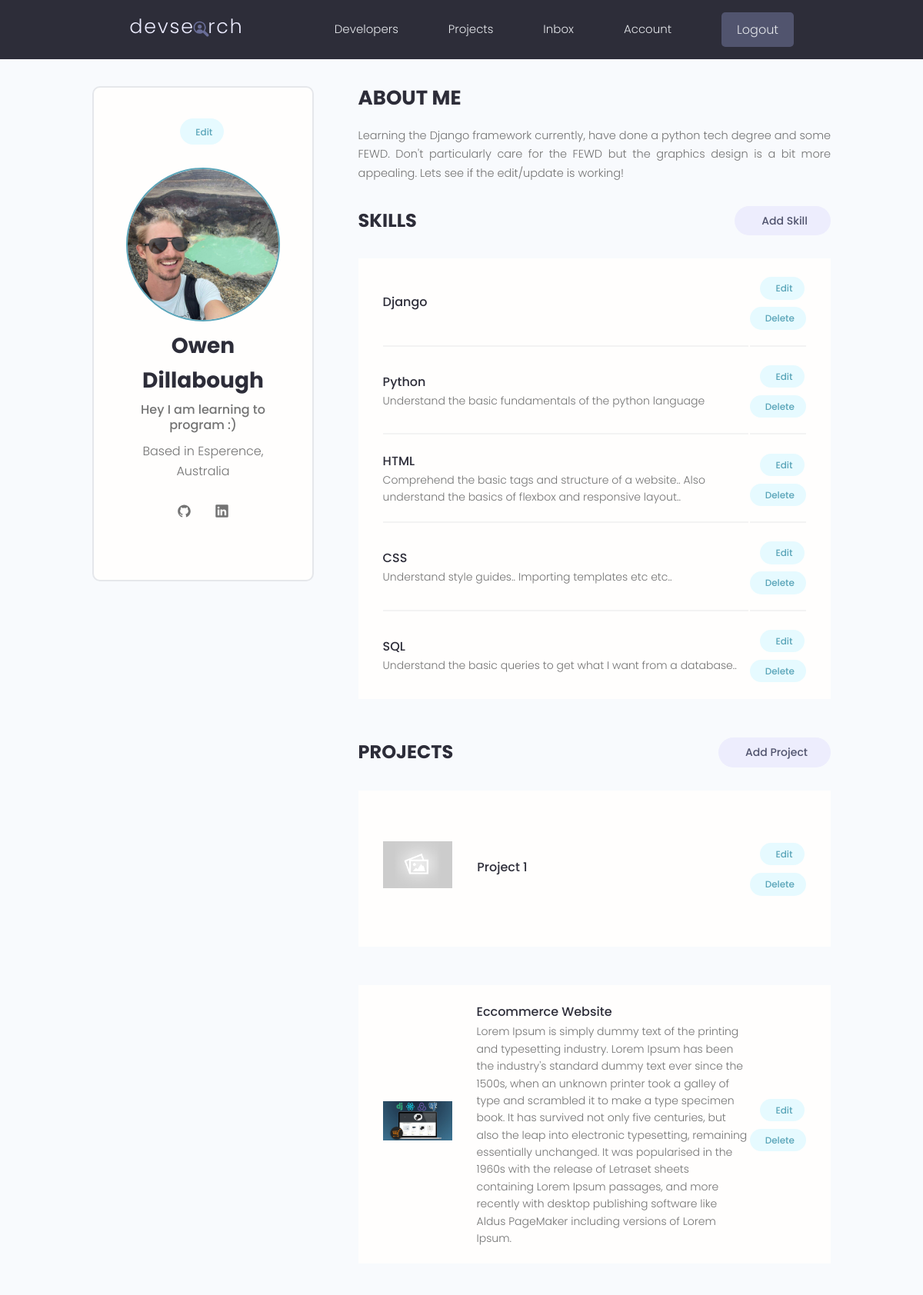
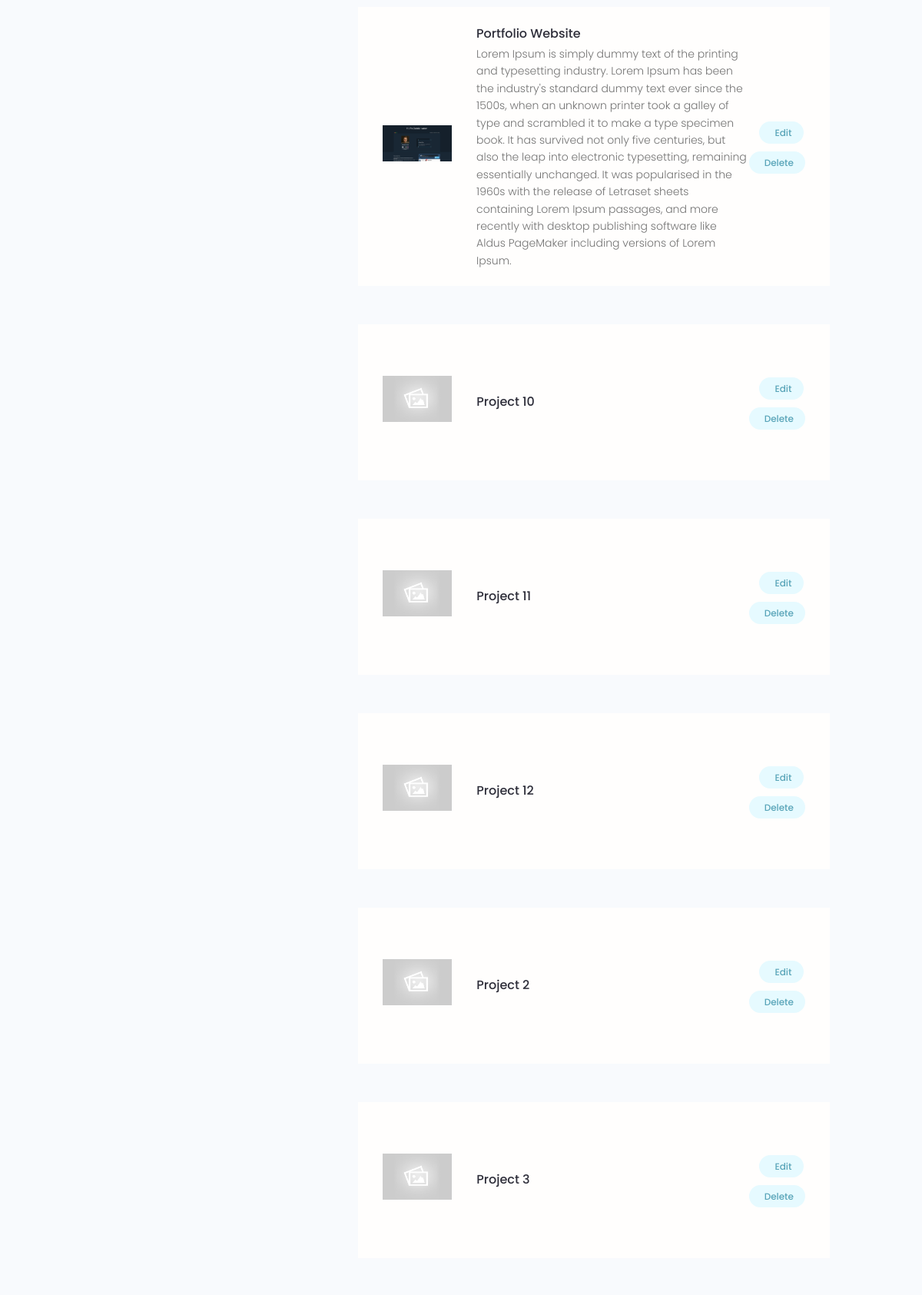
The app's page /account/ (signed in, upper part) with its own data (2 pictures, top to bottom).
### users/models.py (models this page shows, shortened)
class Profile(models.Model):
    user = models.OneToOneField(User, on_delete=models.CASCADE,
                                null=True, blank=True)
    name = models.CharField(max_length=200, blank=True, null=True)
    email = models.EmailField(max_length=500, blank=True, null=True)
    username = models.CharField(max_length=200, blank=True, null=True)
    location = models.CharField(max_length=200, blank=True, null=True)
    short_intro = models.CharField(max_length=500, blank=True, null=True)
    bio = models.TextField(blank=True, null=True)
    profile_image = models.ImageField(null=True, blank=True, upload_to='profiles/',
                                        default='profiles/user-default.png')
    social_github = models.CharField(max_length=200, blank=True, null=True)
    social_linkedin = models.CharField(max_length=200, blank=True, null=True)
    social_twitter = models.CharField(max_length=200, blank=True, null=True)
    social_youtube = models.CharField(max_length=200, blank=True, null=True)
    created = models.DateTimeField(auto_now_add=True)
    id = models.UUIDField(default=uuid.uuid4, unique=True,
                            primary_key=True, editable=False)

class Skill(models.Model):
    owner = models.ForeignKey(Profile, on_delete=models.CASCADE,
                                null=True, blank=True)
    name = name = models.CharField(max_length=200, blank=True, null=True)
    description = models.TextField(blank=True, null=True)
    created = models.DateTimeField(auto_now_add=True)

### projects/models.py (models this page shows, shortened)
class Project(models.Model):
    owner = models.ForeignKey(Profile, null=True, blank=True,
                                on_delete=models.SET_NULL)
    title = models.CharField(max_length=200)
    description = models.TextField(null=True, blank=True)
    featured_image = models.ImageField(null=True, blank=True, default="default.jpg")
    demo_link = models.CharField(max_length=2000, null=True, blank=True)
    source_link = models.CharField(max_length = 2000, null=True, blank=True)
    tags = models.ManyToManyField('Tag', blank=True)
    vote_total = models.IntegerField(default=0, null=True, blank=True)
    vote_ratio = models.IntegerField(default=0, null=True, blank=True)
    created = models.DateTimeField(auto_now_add=True)
    id = models.UUIDField(default=uuid.uuid4, unique=True,
                            primary_key=True, editable=False)
    class Meta:
        ordering = ['-vote_ratio', '-vote_total', 'title']

### users/views.py (the view)
# urls.py: path('account/', views.userAccount, name='account'),
@login_required(login_url='login')
def userAccount(request):
    profile = request.user.profile
    skills = profile.skill_set.all()
    projects = profile.project_set.all()
    context = {'profile': profile, 'skills': skills, 'projects': projects}
    return render(request, 'users/account.html', context)

### users/templates/users/account.html (shortened to what this page needs)
{% extends 'main.html' %}
{% block content %}
  <main class="settingsPage profile my-md">
    <div class="container">
      <div class="layout">
        <div class="column column--1of3">
          <div class="card text-center">
            <div class="card__body dev">
              <a class="tag tag--pill tag--main settings__btn" href="{% url 'edit-account' %}"> Edit</a>
              <img class="avatar avatar--xl dev__avatar" src="{{profile.profile_image.url}}" />
              <h2 class="dev__name">{{profile.name}}</h2>
              <p class="dev__title">{{profile.short_intro}}</p>
              <p class="dev__location">Based in {{profile.location}}</p>
              <ul class="dev__social">
                {% if profile.social_github %}
                <li>
                  <a title="Github" href="https://github.com/Freedomcoding101" target="_blank"><span class="ant-design--github-outlined"></span></a>
                </li>
                {% endif %}
                {% if profile.social_linkedin %}
                <li>
                  <a title="LinkedIn" href="#" target="_blank"><span class="radix-icons--linkedin-logo"></span></a>
                </li>
                {% endif %}
              </ul>
            </div>
          </div>
        </div>
        <div class="column column--2of3">
          <div class="devInfo">
            <h3 class="devInfo__title">About Me</h3>
            <p class="devInfo__about">
              {{profile.bio}}
            </p>
          </div>
          <div class="settings">
            <h3 class="settings__title">Skills</h3>
            <a class="tag tag--pill tag--sub settings__btn tag--lg" href="{% url 'create-skill' %}"> Add Skill</a>
          </div>
          <table class="settings__table">
            {% for skill in skills %}
            <tr>
              <td class="settings__tableInfo">
                <h4>{{skill.name}}</h4>
                <p>
                  {{skill.description}}
                </p>
              </td>
              <td class="settings__tableActions">
                <a class="tag tag--pill tag--main settings__btn" href="{% url 'edit-skill' skill.id %}"> Edit</a>
                <a class="tag tag--pill tag--main settings__btn" href="{% url 'delete-skill' skill.id %}?next=/account">
                  Delete</a>
              </td>
            </tr>
            {% endfor %}
          </table>
          <div class="settings">
            <h3 class="settings__title">Projects</h3>
            <a class="tag tag--pill tag--sub settings__btn tag--lg" href="{% url 'create-project' %}"> Add Project</a>
          </div>
          {% for project in projects %}
          <table class="settings__table">
            <tr>
              <td class="settings__thumbnail">
                <a href="{% url 'project' project.id %}"><img src="{{ project.featured_image.url }}" alt="Project Thumbnail" /></a>
              </td>
              <td class="settings__tableInfo">
                <a href="{% url 'project' project.id %}">{{project.title}}</a>
                <p>
                  {{project.description}}
                </p>
              </td>
              <td class="settings__tableActions">
                <a class="tag tag--pill tag--main settings__btn" href="{% url 'update-project' project.id %}"> Edit</a>
                <a class="tag tag--pill tag--main settings__btn" href="{% url 'delete-project' project.id %}?next=/account">
                  Delete</a>
              </td>
            </tr>
            {% endfor %}
          </table>
        </div>
      </div>
    </div>
  </main>
{% endblock %}

### static/styles/app.css (style rules this page uses)
:root { --color-sub: #2d2d39; }
.card { border: 2px solid var(--color-light); }
img { width: 100%; }
.profile .card > .dev { padding: 4rem; }
.dev__avatar { display: block; margin: auto; }
.dev__name { color: var(--color-sub); font-size: 2.8rem; font-weight: 700; margin-top: 1rem; margin-bottom: 0.5rem; }
.dev__title { font-size: 1.6rem; font-weight: 500; line-height: 1.3; }
.dev__location { margin-top: 1rem; }
.dev__social { margin: 3rem 0; list-style: none; display: flex; justify-content: center; gap: 1.5rem; }
.devInfo { margin-bottom: 3rem; }
.devInfo__title, .devInfo__subtitle { font-size: 2.6rem; color: var(--color-sub); text-transform: uppercase; font-weight: 700; margin-bottom: 1.5rem; }
.devInfo__about, .devSkill__info { font-size: 1.45rem; line-height: 1.7; text-align: justify; }
.settingsPage .dev > .settings__btn { display: inline-block; margin-bottom: 3rem; }
.settings { display: flex; justify-content: space-between; align-items: center; }
.settings__title { font-size: 2.4rem; text-transform: uppercase; font-weight: 700; color: var(--color-sub); }
.settings__table { margin-top: 3rem; margin-bottom: 5rem; padding: 0 3rem; background: var(--color-white); }
.settings__table tr { width: 100%; }
.settings__table tr > td { padding: 2rem 0; }
.settings__table tr:not(:last-child) td { border-bottom: 2px solid var(--color-white-light); }
.settings__thumbnail { width: 23%; min-width: 10rem; }
.settings__thumbnail img { padding-right: 3rem; height: 15rem; object-fit: contain; }
.settings__tableInfo { width: 100%; }
.settings__tableInfo h4, .settings__tableInfo a { padding-right: 1rem; width: auto; font-size: 1.6rem; font-weight: 500; color: var(--color-sub); }
.settings__tableInfo p { font-size: 1.4rem; }
.settings__tableActions { text-align: right; }

### static/uikit/styles/modules/_variables.css (style rules this page uses)
:root { --color-main: #5aa5b9; --color-main-light: #e6faff; --color-sub: #3f4156; --color-sub-light: #51546e; --color-sub-lighter: #ededfd; --color-text: #737373; --color-gray: #8b8b8b; --color-light: #e5e7eb; --color-light-gray: #767676; --color-bg: #f8fafd; --color-white: #fffefd; --color-white-light: #f3f3f3; --color-success: #359e64; --color-success-bg: #def8e8; --color-error: #fc4b0b; --color-error-bg: #fff2ee; --font-base: 'Poppins', arial, helvetica, 'Segoe UI', roboto, ubuntu, sans-serif; --font-monospace: 'Fira Code', 'Courier New', courier, monospace; --font-regular: 300; --font-medium: 500; --font-bold: 700; --generic-shadow: 1px 1px 5px #00000010; --generic-transition: all 0.3s ease-in-out; }

### static/uikit/styles/modules/_base.css (style rules this page uses)
* { margin: 0; padding: 0; box-sizing: border-box; text-rendering: optimizeLegibility; color: inherit; font-size: inherit; }
html { font-size: 50%; }
@media only screen and (min-width: 480px) { html { font-size: 56.25%; } }
@media only screen and (min-width: 1200px) { html { font-size: 62.5%; } }
body { line-height: 1.6; font-weight: 400; font-size: 1.5rem; color: var(--color-text); background-color: var(--color-bg); min-height: 100vh; }

### static/uikit/styles/modules/_typography.css (style rules this page uses)
* { font-family: var(--font-base); }
h2 { font-size: 3.6rem; font-weight: var(--font-bold); }
h3 { font-size: 3.2rem; font-weight: var(--font-medium); }
h4 { font-size: 2.8rem; font-weight: var(--font-medium); }
p, span, strong { font-size: 1.6rem; color: var(--color-text); font-weight: var(--font-regular); }
a { padding-bottom: 2px; text-decoration: none; display: inline-block; color: var(--color-main); font-weight: var(--font-medium); }

### static/uikit/styles/modules/_utilities.css (style rules this page uses)
.container { width: 92%; max-width: 165rem; margin: 0 auto; box-sizing: border-box; }
@media screen and (min-width: 1000px) { .container { width: 90%; } }
@media screen and (min-width: 1200px) { .container { width: 80%; } }
.text-center { text-align: center; }
.my-md { margin: 3rem auto; }

### static/uikit/styles/modules/_avatar.css (style rules this page uses)
.avatar { border-radius: 50%; border: 2px solid var(--color-main); object-fit: cover; }
.avatar--xl { height: 20rem; width: 20rem; }

### static/uikit/styles/modules/_card.css (style rules this page uses)
.card { border-radius: 1rem; background-color: var(--color-white); border: 1.5px solid var(--color-light); width: auto; height: auto; margin-top: 0.5rem; margin-bottom: 0.5rem; overflow: hidden; }
.card__body, .card__header { padding: 2rem 2.5rem; }

### static/uikit/styles/modules/_layout.css (style rules this page uses)
.layout { display: flex; flex-flow: row wrap; justify-content: space-between; }
.layout > .column { margin-bottom: 3rem; }
.layout > .column.column--1of3 { flex-basis: 30%; }
.layout > .column.column--2of3 { flex-basis: 64%; }

### records on screen
Profile: profile_image (picture), name "Owen Dillabough", short_intro "Hey I am learning to program :)", location "Esperence, Australia", bio "Learning the Django framework currently, have done a python tech degree and some FEWD. Don't particularly care for the FEWD but the graphics design is a bit more appealing. Lets see if the edit/update is working!"
Skill: name "Django"
Skill: name "Python", description "Understand the basic fundamentals of the python language"
Skill: name "HTML", description "Comprehend the basic tags and structure of a website.. Also understand the basics of flexbox and responsive layout.."
Skill: name "CSS", description "Understand style guides.. Importing templates etc etc.."
Skill: name "SQL", description "Understand the basic queries to get what I want from a database.."
Project: featured_image (placeholder picture), title "Project 1"
Project: featured_image (picture), title "Eccommerce Website", description "Lorem Ipsum is simply dummy text of the printing and typesetting industry. Lorem Ipsum has been the industry's standard dummy text ever since the 1500s, when an unknown printer took a galley of type and scrambled it to make a type specimen book. It has survived not only five centuries, but also the leap into electronic typesetting, remaining essentially unchanged. It was popularised in the 1960s with the release of Letraset sheets containing Lorem Ipsum passages, and more recently with desktop publishing software like Aldus PageMaker including versions of Lorem Ipsum."
Project: featured_image (picture), title "Portfolio Website", description "Lorem Ipsum is simply dummy text of the printing and typesetting industry. Lorem Ipsum has been the industry's standard dummy text ever since the 1500s, when an unknown printer took a galley of type and scrambled it to make a type specimen book. It has survived not only five centuries, but also the leap into electronic typesetting, remaining essentially unchanged. It was popularised in the 1960s with the release of Letraset sheets containing Lorem Ipsum passages, and more recently with desktop publishing software like Aldus PageMaker including versions of Lorem Ipsum."
Project: featured_image (placeholder picture), title "Project 10"
Project: featured_image (placeholder picture), title "Project 11"
Project: featured_image (placeholder picture), title "Project 12"
Project: featured_image (placeholder picture), title "Project 2"
Project: featured_image (placeholder picture), title "Project 3"
